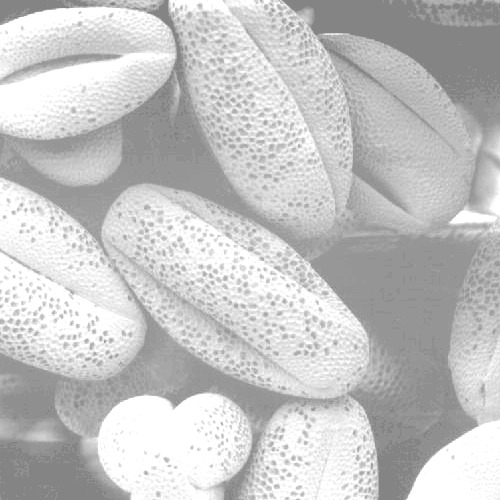
#> input picture original_image/Fig0320(1)(top_left).tif, 500 x 500 px
$ python '直方图均衡化.py'
#> lines starting #> are read from the running program, lines starting #| are printed output that depends on the picture
import numpy as np
import imageio.v2 as imageio
import matplotlib

matplotlib.use('Agg')  # Use 'Agg' backend for saving plots without displaying a window
import matplotlib.pyplot as plt
import os


def to_grayscale(image):
    """
    Converts an image to 8-bit grayscale if it's not already.
    Handles 2D (grayscale), 3D (RGB), and 4D (RGBA) images.
    """
    if len(image.shape) == 2:  # Already 2D grayscale (H, W)
        gray_image = image
    elif len(image.shape) == 3:
        if image.shape[2] == 1:  # 3D grayscale (H, W, 1)
            gray_image = image.squeeze(axis=2)  # Remove the channel dimension
        elif image.shape[2] == 3:  # RGB image (H, W, 3)
            # Convert RGB to grayscale using luminance method
            gray_image = (0.2989 * image[:, :, 0] + 0.5870 * image[:, :, 1] + 0.1140 * image[:, :, 2])
        elif image.shape[2] == 4:  # RGBA image (H, W, 4)
            # Discard alpha channel and convert RGB part to grayscale
            gray_image = (0.2989 * image[:, :, 0] + 0.5870 * image[:, :, 1] + 0.1140 * image[:, :, 2])
        else:
            raise ValueError(f"Unsupported 3D image format with {image.shape[2]} channels.")
    else:
        raise ValueError(f"Unsupported image format with {len(image.shape)} dimensions. Expected 2D or 3D.")

    # Ensure the output is uint8 and scaled correctly
    if gray_image.dtype != np.uint8:
        if np.issubdtype(gray_image.dtype, np.floating):
            gray_image = np.clip(gray_image, 0, 255).astype(np.uint8)
        elif np.issubdtype(gray_image.dtype, np.integer):
            if np.max(gray_image) > 255:
                gray_image = (gray_image / np.max(gray_image) * 255).astype(np.uint8)
            else:
                gray_image = gray_image.astype(np.uint8)
    return gray_image


def calculate_histogram(image, bins=256):
    """
    Calculates the histogram of an 8-bit grayscale image.
    """
    hist, _ = np.histogram(image.flatten(), bins, [0, bins])
    return hist


def histogram_equalization(image):
    """
    Performs histogram equalization on an 8-bit grayscale image.
    """
    if image.dtype != np.uint8:
        raise ValueError("Input image must be 8-bit (uint8) for histogram equalization.")

    # Calculate histogram
    hist = calculate_histogram(image)

    # Calculate cumulative distribution function (CDF)
    cdf = hist.cumsum()

    # Normalize CDF to [0, 255]
    # Handle cases where cdf_min is 0 (e.g., empty image or all pixels are 0)
    cdf_min = cdf.min()
    cdf_max = cdf.max()

    if cdf_max == cdf_min:  # Avoid division by zero if all pixels are same value
        equalized_image = np.full_like(image, 127, dtype=np.uint8)  # Set to mid-gray
    else:
        cdf_normalized = (cdf - cdf_min) * 255 / (cdf_max - cdf_min)
        # Map original pixel values to new values using the normalized CDF
        equalized_image = cdf_normalized[image]

    return equalized_image.astype('uint8')


if __name__ == "__main__":
    # Define input and output directories
    input_dir = "original_image"  # Folder where your original images are located
    output_dir = "output_image"
    os.makedirs(output_dir, exist_ok=True)  # Create output directory if it doesn't exist

    # List of image filenames to process
    image_filenames = [
        "Fig0320(1)(top_left).tif",
        "Fig0320(2)(2nd_from_top).tif",
        "Fig0320(3)(third_from_top).tif",
        "Fig0320(4)(bottom_left).tif"
    ]

    for filename in image_filenames:
        image_path = os.path.join(input_dir, filename)
        base_name = os.path.splitext(filename)[0]  # Get filename without extension

        print(f"\nProcessing image: {filename}")

        # 1. Read and convert image to 8-bit grayscale
        try:
            original_image_raw = imageio.imread(image_path)
#> original_image_raw is the input picture: shape (500, 500); min 132, max 255, mean 196.4
            original_image = to_grayscale(original_image_raw)
            print(f"Successfully loaded and converted '{filename}' to 8-bit grayscale.")
        except FileNotFoundError:
            print(f"Error: Image file '{image_path}' not found.")
            print("Please ensure the image file is in the 'original_image' directory or provide the full path.")
            print(f"Skipping '{filename}'.")
            continue  # Skip to the next image
        except ValueError as e:
            print(f"Error processing '{filename}': {e}")
            print(f"Skipping '{filename}'.")
            continue

        # 2. Perform histogram equalization
        equalized_image = histogram_equalization(original_image)
#> in calculate_histogram, `hist, _ = np.histogram(image.flatten(), bins, [0, bins])`: hist = 256 values, max 28659 at index 255, min 0 at index 0, mean 976.6
#> in histogram_equalization, `cdf = hist.cumsum()`: cdf = 256 values from 0 to 250000
#> in histogram_equalization, `cdf_min = cdf.min()`: cdf_min = 0
#> in histogram_equalization, `cdf_max = cdf.max()`: cdf_max = 250000
#> in histogram_equalization, `cdf_normalized = (cdf - cdf_min) * 255 / (cdf_max - cdf_min)`: cdf_normalized = 256 values from 0 to 255
#> in histogram_equalization, `equalized_image = cdf_normalized[image]`:
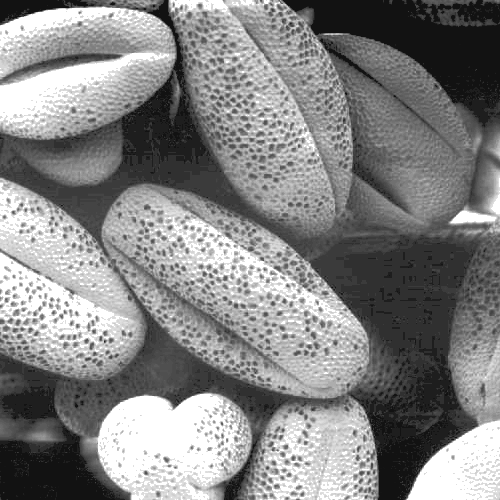
#> equalized_image: shape (500, 500) float64; min 18.07, max 255, mean 132.5
        print(f"Performed histogram equalization on '{filename}'.")

        # 3. Calculate histograms
        original_hist = calculate_histogram(original_image)
#> original_hist has the same summary as hist in calculate_histogram
        equalized_hist = calculate_histogram(equalized_image)
#> equalized_hist has the same summary as hist in calculate_histogram
        print(f"Calculated histograms for '{filename}'.")

        # --- Visualization ---
        plt.figure(figsize=(12, 10))
        plt.suptitle(f'Histogram Equalization for {filename}', fontsize=16)

        # Original Image
        plt.subplot(2, 2, 1)
        plt.imshow(original_image, cmap='gray', vmin=0, vmax=255)
        plt.title('Original Image')
        plt.axis('off')

        # Original Histogram
        plt.subplot(2, 2, 2)
        plt.plot(original_hist, color='black')
        plt.title('Original Histogram')
        plt.xlabel('Gray Level')
        plt.ylabel('Pixel Count')
        plt.xlim([0, 255])
        plt.grid(True, linestyle='--', alpha=0.6)

        # Equalized Image
        plt.subplot(2, 2, 3)
        plt.imshow(equalized_image, cmap='gray', vmin=0, vmax=255)
        plt.title('Equalized Image')
        plt.axis('off')

        # Equalized Histogram
        plt.subplot(2, 2, 4)
        plt.plot(equalized_hist, color='black')
        plt.title('Equalized Histogram')
        plt.xlabel('Gray Level')
        plt.ylabel('Pixel Count')
        plt.xlim([0, 255])
        plt.grid(True, linestyle='--', alpha=0.6)

        plt.tight_layout(rect=[0, 0.03, 1, 0.95])  # Adjust layout to prevent title overlap

        # --- Save Visualization and Individual Images ---
        # Save the combined visualization figure
        combined_output_path = os.path.join(output_dir, f"{base_name}_equalization_results.png")
        plt.savefig(combined_output_path, bbox_inches='tight')
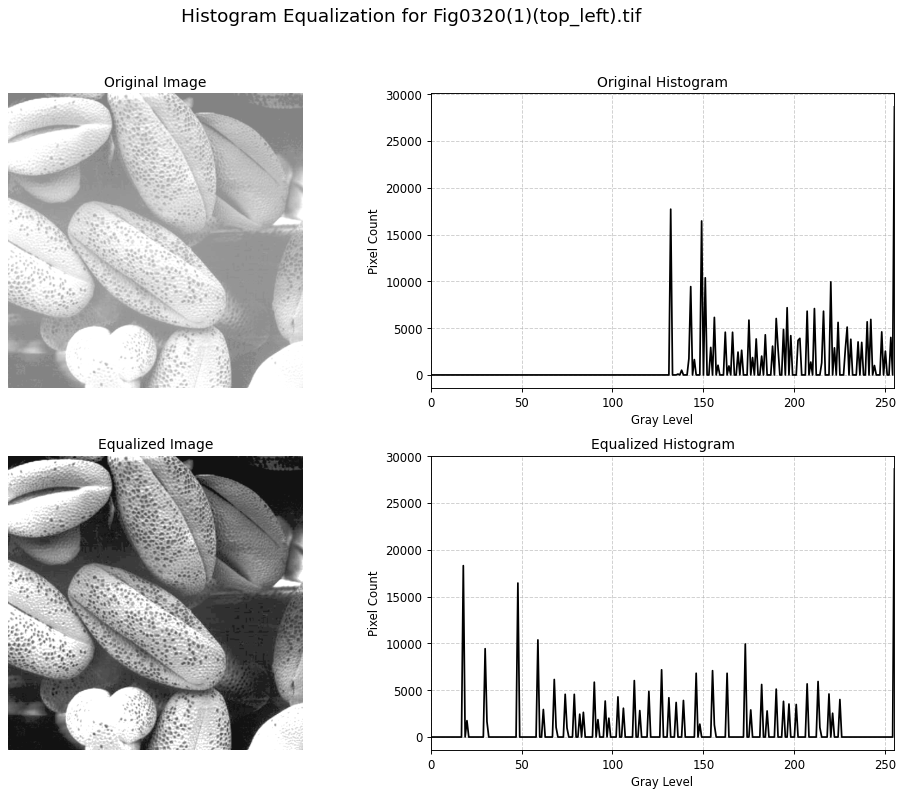
#> figure drawn by matplotlib, 4 panels; panel 2: curve peaks at x = 255, y = 28659; panel 4: curve peaks at x = 255, y = 28659
        print(f"Combined visualization saved to: {combined_output_path}")
        plt.close()  # Close the plot to free memory

        # Save the equalized image separately
        equalized_image_path = os.path.join(output_dir, f"{base_name}_equalized.tif")
        imageio.imwrite(equalized_image_path, equalized_image)
        print(f"Equalized image saved to: {equalized_image_path}")
#> pass 2 of the loop `for filename in image_filenames:`:
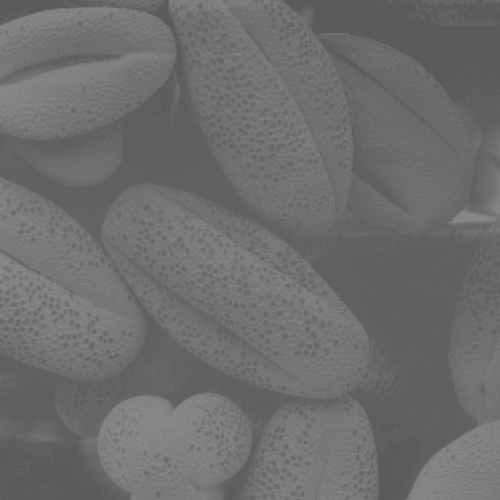
#> input picture original_image/Fig0320(2)(2nd_from_top).tif, 500 x 500 px
#> original_image_raw is the input picture: shape (500, 500); min 91, max 138, mean 109.1
#> in histogram_equalization (call 2), `hist = calculate_histogram(image)`: hist = 256 values, max 19078 at index 96, min 0 at index 0, mean 976.6
#> in histogram_equalization (call 2), `equalized_image = cdf_normalized[image]`:
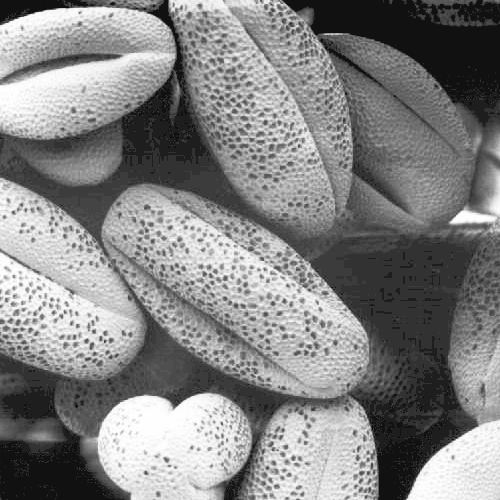
#> equalized_image: shape (500, 500) float64; min 17.85, max 255, mean 131.9
#> original_hist has the same summary as hist in histogram_equalization
#> equalized_hist = 256 values, max 19078 at index 50, min 0 at index 0, mean 976.6
#> `plt.savefig(combined_output_path, bbox_inches='tight')`:
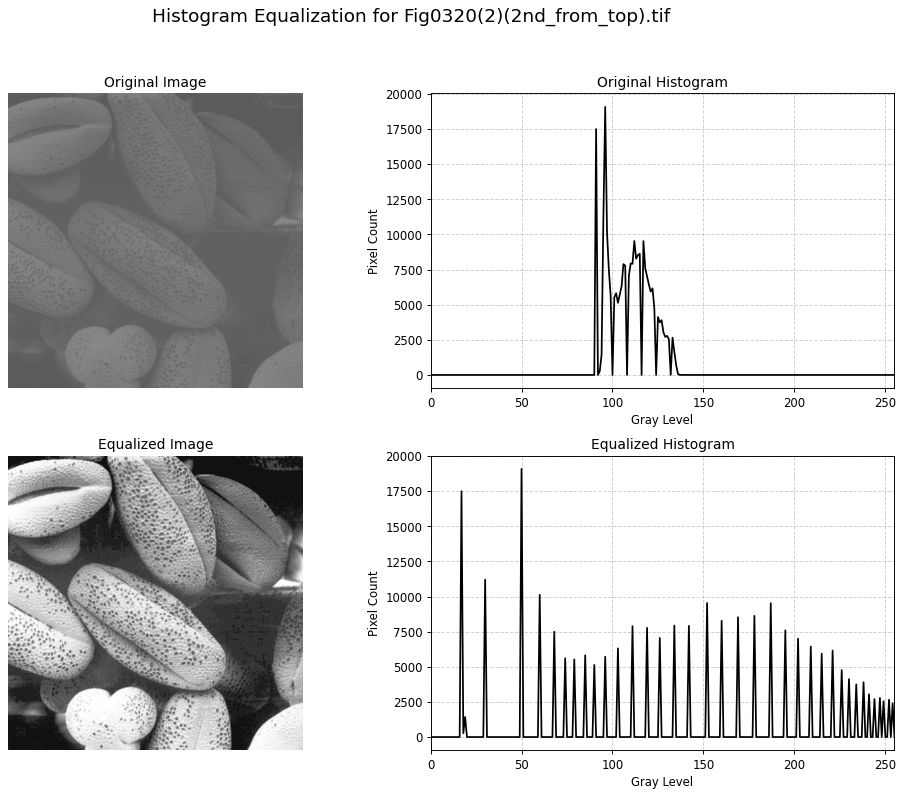
#> figure drawn by matplotlib, 4 panels; panel 2: curve peaks at x = 96, y = 19078; panel 4: curve peaks at x = 50, y = 19078
#> pass 3 of the loop `for filename in image_filenames:`:
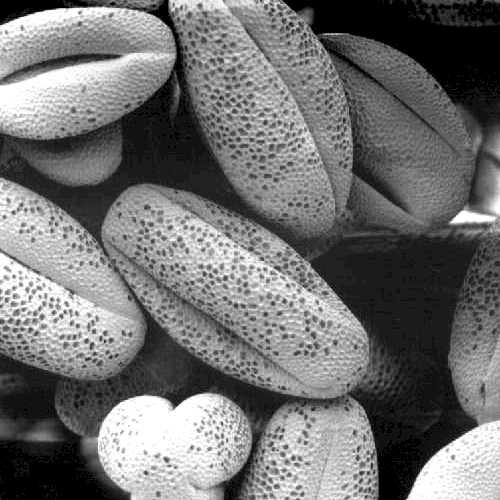
#> input picture original_image/Fig0320(3)(third_from_top).tif, 500 x 500 px
#> original_image_raw is the input picture: shape (500, 500); min 0, max 255, mean 113.2
#> original_hist = 256 values, max 17496 at index 0, min 0 at index 4, mean 976.6
#> equalized_hist = 256 values, max 18320 at index 0, min 0 at index 3, mean 976.6
#> `plt.savefig(combined_output_path, bbox_inches='tight')`:
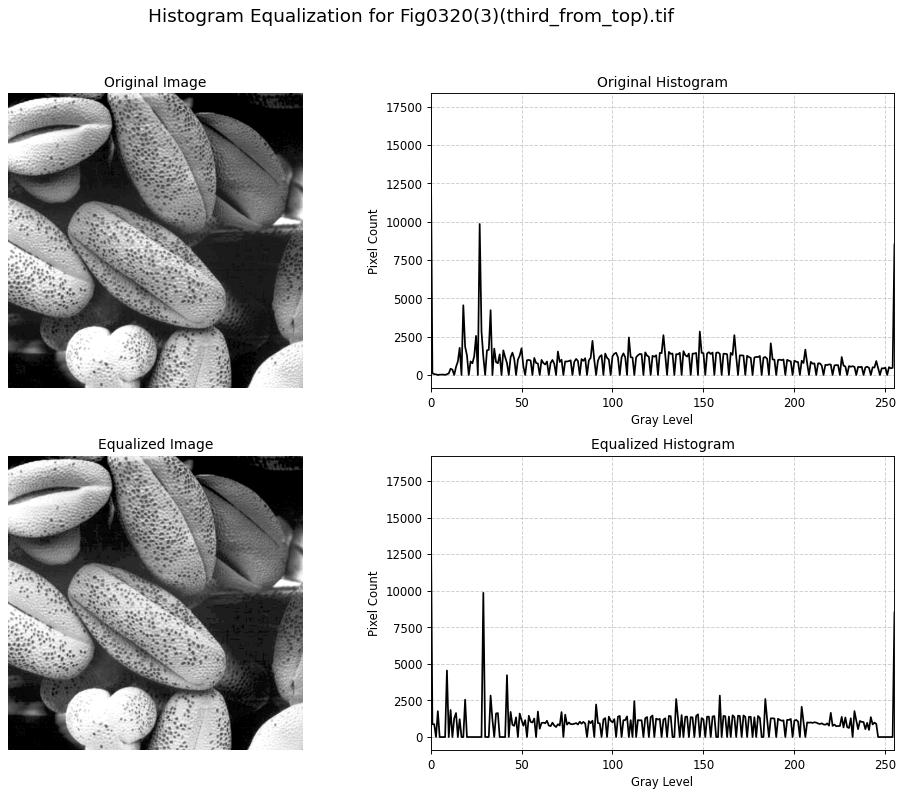
#> figure drawn by matplotlib, 4 panels; panel 2: curve peaks at x = 0, y = 17496; panel 4: curve peaks at x = 0, y = 18320
#> the loop made 4 passes; the first 3 are shown

    print("\nAll images processed.")
